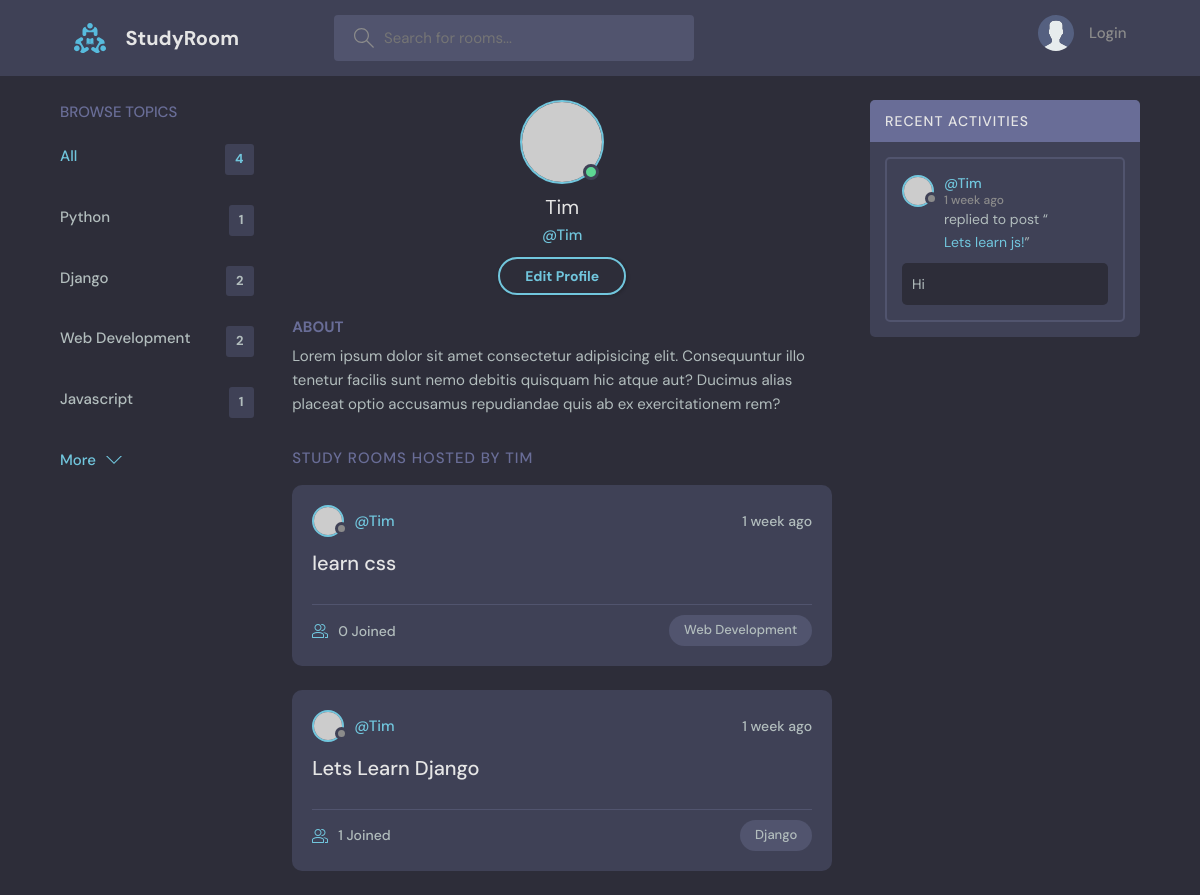
The app's page /profile/2/ with its own data.
### base/models.py (models this page shows, shortened)
class Topic(models.Model):
    name = models.CharField(max_length=200)

class Room(models.Model):
    host = models.ForeignKey(User, on_delete=models.SET_NULL, null=True)
    topic = models.ForeignKey(Topic, on_delete=models.SET_NULL, null=True)
    name = models.CharField(max_length=200)
    description = models.TextField(null=True, blank=True)
    participants = models.ManyToManyField(
        User, related_name='participants', blank=True)
    updated = models.DateTimeField(auto_now=True)
    created = models.DateTimeField(auto_now_add=True)
    class Meta:
        ordering = ['-updated', '-created']
    def __str__(self):
        return self.name

class Message(models.Model):
    user = models.ForeignKey(User, on_delete=models.CASCADE)
    room = models.ForeignKey(Room, on_delete=models.CASCADE)
    body = models.TextField()
    updated = models.DateTimeField(auto_now=True)
    created = models.DateTimeField(auto_now_add=True)
    class Meta:
        ordering = ['-updated', '-created']
    def __str__(self):
        return self.body[0:50]

### base/views.py (the view)
# urls.py: path('profile/<str:pk>/', views.userProfile, name="user-profile"),
def userProfile(request, pk):
    user = User.objects.get(id=pk)
    room_messages = user.message_set.all()
    topics = Topic.objects.all()
    rooms = user.room_set.all()
    context = {'user': user, 'rooms': rooms,
               'room_messages': room_messages, 'topics': topics}
    return render(request, 'base/profile.html', context)

### base/templates/base/profile.html
{% extends 'main.html' %} {% block content %}
  <main class="profile-page layout layout--3">
    <div class="container">
 {% include 'base/topics_component.html' %}
      <div class="roomList">
        <div class="profile">
          <div class="profile__avatar">
            <div class="avatar avatar--large active">
              <img src="https://randomuser.me/api/portraits/men/11.jpg" />
            </div>
          </div>
          <div class="profile__info">
            <h3>{{user.username}}  </h3>
            <p>@{{user.username}}</p>
            <a href="edit-user.html" class="btn btn--main btn--pill">Edit Profile</a>
          </div>
          <div class="profile__about">
            <h3>About</h3>
            <p>
              Lorem ipsum dolor sit amet consectetur adipisicing elit. Consequuntur illo tenetur
              facilis sunt nemo debitis quisquam hic atque aut? Ducimus alias placeat optio
              accusamus repudiandae quis ab ex exercitationem rem?
            </p>
          </div>
        </div>
        <div class="roomList__header">
          <div>
            <h2>Study Rooms Hosted by {{user.username}}</a>
            </h2>
          </div>
        </div>
          {% include 'base/feed_component.html' %}
      </div>
{% include 'base/activity_component.html' %}
    </div>
  </main>
  {% endblock %}

### base/templates/base/topics_component.html
<div class="topics">
    <div class="topics__header">
        <h2>Browse Topics</h2>
    </div>
    <ul class="topics__list">
        <li>
            <a href="{% url 'home' %}" class="active">
                All <span>{{topics.count}}</span>
            </a>
        </li>
        {% for topic in topics %}
        <li>
            <a href="{% url 'home'  %}?q={{topic.name}}">
                {{topic.name}}<span>{{topic.room_set.all.count}}</span>
            </a>
        </li>
        {% endfor %}
    </ul>
    <a class="btn btn--link" href="topics.html">
        More
        <svg
            version="1.1"
            xmlns="http://www.w3.org/2000/svg"
            width="32"
            height="32"
            viewBox="0 0 32 32"
        >
            <title>chevron-down</title>
            <path d="M16 21l-13-13h-3l16 16 16-16h-3l-13 13z"></path>
        </svg>
    </a>
</div>

### base/templates/base/feed_component.html (shortened to what this page needs)
{% for room in rooms %}
<div class="roomListRoom">
    <div class="roomListRoom__header">
        <a
            href="{% url 'user-profile' room.host.id %}"
            class="roomListRoom__author"
        >
            <div class="avatar avatar--small">
                <img src="https://randomuser.me/api/portraits/women/11.jpg" />
            </div>
            <span>@{{room.host.username}}</span>
        </a>
        <div class="roomListRoom__actions">
            <span>{{room.created|timesince}} ago</span>
        </div>
    </div>
    <div class="roomListRoom__content">
        <a href="{% url 'room' room.id %}">{{room.name}}</a>
    </div>
    <div class="roomListRoom__meta">
        <a href="{% url 'room' room.id %}" class="roomListRoom__joined">
            {{room.participants.all.count}} Joined
        </a>
        <p class="roomListRoom__topic">{{room.topic.name}}</p>
    </div>
</div>
{% endfor %}

### base/templates/base/activity_component.html (shortened to what this page needs)
<div class="activities">
    <div class="activities__header">
        <h2>Recent Activities</h2>
    </div>
    {% for message in room_messages %}
    <div class="activities__box">
        <div class="activities__boxHeader roomListRoom__header">
            <a
                href="{% url 'user-profile' message.user.id %}"
                class="roomListRoom__author"
            >
                <div class="avatar avatar--small">
                    <img
                        src="https://randomuser.me/api/portraits/women/11.jpg"
                    />
                </div>
                <p>
                    @{{message.user}}
                    <span>{{message.created|timesince}} ago</span>
                </p>
            </a>
        </div>
        <div class="activities__boxContent">
            <p>
                replied to post “<a href="{% url 'room' message.room.id %}"
                    >{{message.room}}!</a
                >”
            </p>
            <div class="activities__boxRoomContent">{{message}}</div>
        </div>
    </div>
    {% endfor %}
</div>

### records on screen
Topic: name "Python", room_set.all.count "1"
Topic: name "Django", room_set.all.count "2"
Topic: name "Web Development", room_set.all.count "2"
Topic: name "Javascript", room_set.all.count "1"
Room: host.username "Tim", created "1 week", name "learn css", participants.all.count "0", topic.name "Web Development"
Room: host.username "Tim", created "1 week", name "Lets Learn Django", participants.all.count "1", topic.name "Django"
Message: user "Tim", created "1 week", room "Lets learn js", body "Hi"

### other values on screen
{{ topics.count }} "4"
{{ user.username }} "Tim"
{{ user.username }} "TIM"
